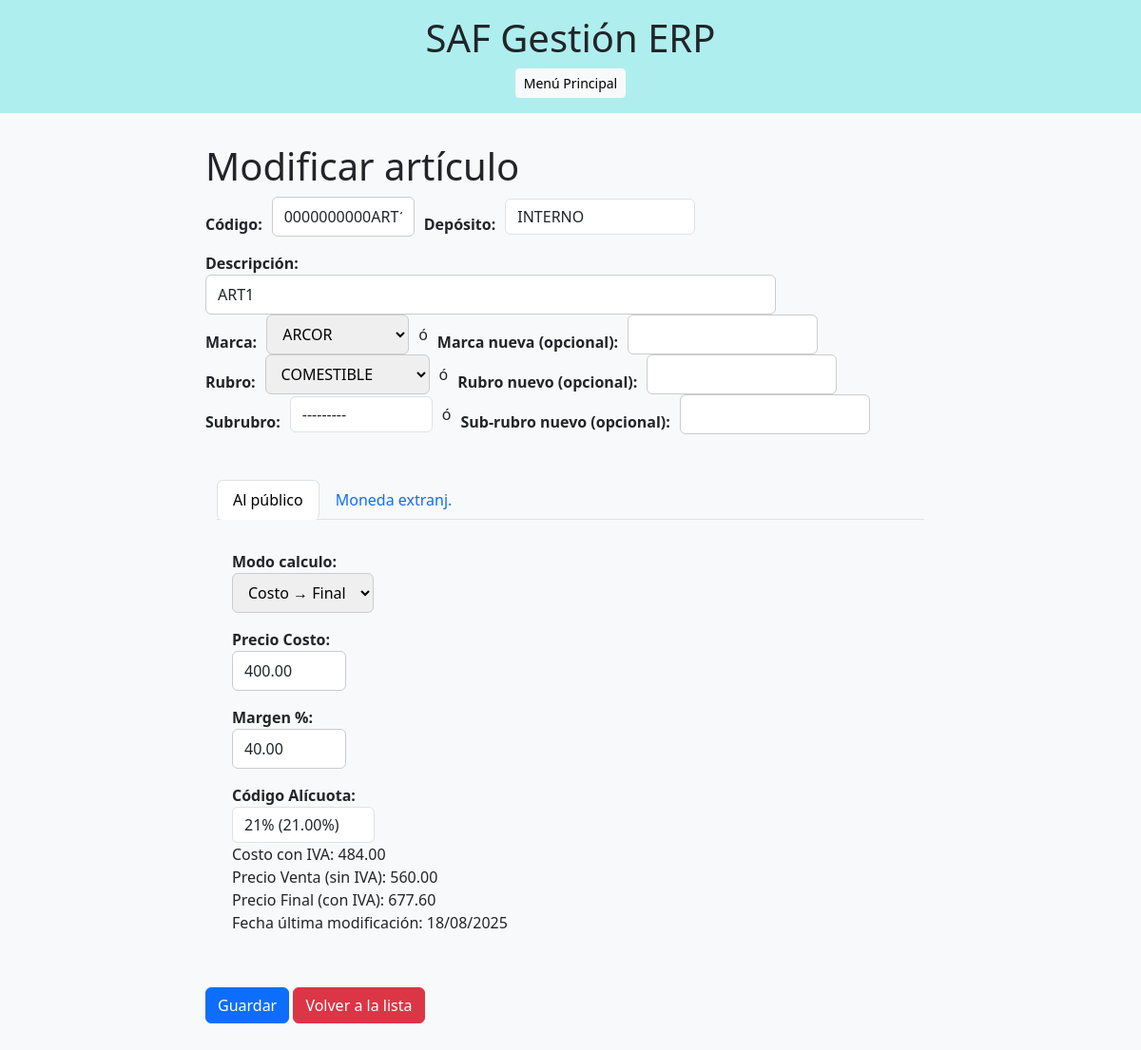
Page /modificar/15/ (signed in) on the committed database.
### articulos/models.py (models this page shows, shortened)
class UpperCaseMixin:
    def save(self, *args, **kwargs):
        for field in self._meta.fields:
            if isinstance(field, models.CharField) and getattr(self, field.name):
                setattr(self, field.name, getattr(self, field.name).upper())
        super().save(*args, **kwargs)

class Articulo(UpperCaseMixin, models.Model):
    codart = models.CharField(
        "Código",
        max_length=14,
        unique=True,
        validators=[
            RegexValidator(
                regex=r'^[A-Z0-9]+$',
                message='Solo se permiten letras mayúsculas y números.'
            )
        ],
        help_text='14 caracteres, se completa con ceros a la izquierda.'
    )
    descrip = models.CharField("Descripción", max_length=80)
    marca = models.ForeignKey('Marca', on_delete=models.PROTECT, blank=True, null=True)
    rubro = models.ForeignKey('Rubro', on_delete=models.PROTECT, blank=True, null=True)
    subrubro = models.ForeignKey('Subrubro', on_delete=models.PROTECT, blank=True, null=True)
    precosto = models.DecimalField("Precio Costo", max_digits=12, decimal_places=2, validators=[MinValueValidator(0)])
    margen = models.DecimalField("Margen %", max_digits=6, decimal_places=2, default=0)
    ncodalic = models.ForeignKey('Alicuota', verbose_name="Código Alícuota", on_delete=models.PROTECT)
    alic = models.DecimalField("% Alícuota", max_digits=5, decimal_places=2, editable=False, null=True, default=0)
    costoiva = models.DecimalField("Costo con IVA", max_digits=12, decimal_places=2, null=True, default=0)
    preventa = models.DecimalField("Precio Venta (sin IVA)", max_digits=12, decimal_places=2, null=True, default=0)
    prefinal = models.DecimalField(
        "Precio Final (con IVA)",
        max_digits=12,
        decimal_places=2,
        null=True,
        default=0,
        blank=True,
        validators=[MinValueValidator(0)]
    )
    fecultmod = models.DateField(null=True, blank=True)
    modo_calculo = models.CharField(
        max_length=1,
        choices=[('C', 'Costo → Final'), ('F', 'Final → Costo')],
        default='C'
    )
    def save(self, *args, **kwargs):
        self.codart = self.codart.upper().zfill(14)
        alic = Decimal(str(self.ncodalic.nporc or "0"))
        margen = Decimal(str(self.margen or "0"))
        precosto = Decimal(str(self.precosto or "0"))
        self.alic = alic
        self.costoiva = precosto * (Decimal("1") + alic / Decimal("100"))
        if self.modo_calculo == 'C':
            self.preventa = precosto * (Decimal("1") + margen / Decimal("100"))
            self.prefinal = self.preventa * (Decimal("1") + alic / Decimal("100"))
        else:
            prefinal = Decimal(str(self.prefinal or "0"))
            self.preventa = prefinal / (Decimal("1") + alic / Decimal("100"))
            self.precosto = self.preventa / (Decimal("1") + margen / Decimal("100"))
        self.precosto = Decimal(str(self.precosto)).quantize(Decimal("0.01"), rounding=ROUND_HALF_UP)
        self.preventa = Decimal(str(self.preventa)).quantize(Decimal("0.01"), rounding=ROUND_HALF_UP)
        self.costoiva = Decimal(str(self.costoiva)).quantize(Decimal("0.01"), rounding=ROUND_HALF_UP)
        self.prefinal = Decimal(str(self.prefinal)).quantize(Decimal("0.01"), rounding=ROUND_HALF_UP)
        if self.pk:
            original = Articulo.objects.get(pk=self.pk)
            if (
                original.precosto != self.precosto or
                original.margen != self.margen or
                original.prefinal != self.prefinal
            ):
                self.fecultmod = timezone.now().date()
        else:
            self.fecultmod = timezone.now().date()
        super().save(*args, **kwargs)

class Alicuota(models.Model):
    ncodalic = models.IntegerField(primary_key=True)
    descrip = models.CharField("Descripción", max_length=50)
    nporc = models.DecimalField("Porcentaje", max_digits=5, decimal_places=2)
    class Meta:
        verbose_name = "Alícuota IVA"
        ordering = ['ncodalic']
    def __str__(self):
        return f"{self.descrip} ({self.nporc}%)"

### articulos/views.py (the view)
# urls.py: path('modificar/<int:pk>/', views.modificar_articulo, name='modificar_articulo'),
def modificar_articulo(request, pk):
    if not request.session.get('usuario_autenticado'):
        return redirect('login')
    articulo = get_object_or_404(Articulo, pk=pk)
    if request.method == 'POST':
        form = ArticuloForm(request.POST, instance=articulo)
        if form.is_valid():
            articulo = form.save(commit=False)
            articulo.precosto = round(float(articulo.precosto), 2)
            articulo.margen = round(float(articulo.margen), 2)
            articulo.prefinal = round(float(articulo.prefinal or 0), 2) if articulo.prefinal else None
            articulo.save()
            return redirect('lista_articulos')
    else:
        articulo.save()
        form = ArticuloForm(instance=articulo)
    return render(request, 'articulos/formulario.html', {
        'form': form,
        'titulo': 'Editar artículo',
        'es_edicion': True  # <-- nuevo flag
    })

### articulos/models.py (called while the page is built)
    def __str__(self):
        return f"{self.rubro.nombre} - {self.nombre}"

    def __str__(self):
        return self.nombre

    def __str__(self):
        return self.nombre

### articulos/templates/articulos/formulario.html (shortened to what this page needs)
{% extends "articulos/base.html" %}
{% load widget_tweaks %}
{% block content %}
<div class="list-container">
    <div class="list-card">
        <h1>{% if form.instance.pk %}Modificar artículo{% else %}Agregar artículo{% endif %}</h1>
        <form method="post" id="articuloForm">
            <div class="form-group" style="display:flex; align-items:center; gap:10px;">
                {{ form.codart.label_tag }} {{ form.codart }}
                {{ form.deposito.label_tag }} {{ form.deposito }}
            </div>
            <div class="form-group">
                {{ form.descrip.label_tag }} {{ form.descrip }}
            </div>
            <div class="form-group" style="display:flex; align-items:center; gap:10px;">
                {{ form.marca.label_tag }} {{ form.marca }} ó
                {{ form.marca_nueva.label_tag }} {{ form.marca_nueva }}
            </div>
            <div class="form-group" style="display:flex; align-items:center; gap:10px;">
                {{ form.rubro.label_tag }} {{ form.rubro }} ó
                {{ form.rubro_nueva.label_tag }} {{ form.rubro_nueva }}
            </div>
            <div class="form-group" style="display:flex; align-items:center; gap:10px;">
                {{ form.subrubro.label_tag }} {{ form.subrubro }} ó
                {{ form.subrubro_nueva.label_tag }} {{ form.subrubro_nueva }}
            </div>
            <div class="container mt-4">
                <ul class="nav nav-tabs" id="articuloTabs" role="tablist">
                    <li class="nav-item" role="presentation">
                        <button class="nav-link active" id="page1-tab" data-bs-toggle="tab" data-bs-target="#page1" type="button" role="tab">Al público</button>
                    </li>
                    <li class="nav-item" role="presentation">
                        <button class="nav-link" id="page2-tab" data-bs-toggle="tab" data-bs-target="#page2" type="button" role="tab">Moneda extranj.</button>
                    </li>
                </ul>
                <div class="tab-content" id="articuloTabsContent">
                    <div class="tab-pane fade show active p-3" id="page1" role="tabpanel">
                        {% include "articulos/_form_precio.html" %}
                    </div>
                </div>
            </div>
            <div class="actions mt-3">
                <button type="submit" class="btn btn-primary">Guardar</button>
                <button type="button" class="btn btn-danger" onclick="window.location.href='{% url 'lista_articulos' %}'">
                    Volver a la lista
                </button>
            </div>
        </form>
    </div>
</div>
{% endblock %}

### articulos/templates/articulos/_form_precio.html (shortened to what this page needs)
<div class="form-group">
	{{ form.modo_calculo.label_tag }} {{ form.modo_calculo }}
</div>
<div class="form-group">
	{{ form.precosto.label_tag }} {{ form.precosto }}
</div>
<div class="form-group">
	{{ form.margen.label_tag }} {{ form.margen }}
</div>
<div class="form-group">
	{{ form.ncodalic.label_tag }} {{ form.ncodalic }}
</div>
<div class="form-group">
	Costo con IVA: <span id="costoiva">{{ form.instance.costoiva|default:"0.00" }}</span>
</div>
<div class="form-group">
	Precio Venta (sin IVA): <span id="preventa">{{ form.instance.preventa|default:"0.00" }}</span>
</div>
<div class="form-group">
	Precio Final (con IVA):
	{% if form.instance.modo_calculo == 'C' %}
		<span id="prefinal-display">{{ form.instance.prefinal|default:"0.00" }}</span>
	{% else %}
		<input type="text" name="{{ form.prefinal.name }}" id="prefinal-input" value="{{ form.prefinal.value|default_if_none:'' }}" step="0.01" />
	{% endif %}
</div>
<div class="form-group">
    Fecha última modificación:
    <span id="fecultmod">{{ form.instance.fecultmod|date:"d/m/Y" }}</span>
</div>

### articulos/static/articulos/css/styles.css (style rules this page uses)
body, input, button, label, textarea, select { font-family: 'Segoe UI', Arial, Helvetica, sans-serif !important; }
body { background-color: #f8f9fa; color: #212529; margin: 0; padding: 0; }
form label { display: block; margin-top: 1rem; font-weight: bold; }
form input[type="text"], form input[type="number"], form input[type="password"], form select, form textarea { font-size: 1rem; border: 1px solid #ccc; border-radius: 6px; padding: 0.5rem 0.75rem; transition: all 0.2s ease-in-out; width: auto; }
form input[type="submit"], form button { margin-top: 1.5rem; border: none; border-radius: 6px; padding: 0.6rem 1rem; background-color: #0078D7; color: #fff; cursor: pointer; transition: background-color 0.2s; }

### articulos/templates/articulos/base.html (style rules this page uses)
body, input, select, textarea, button { font-family: 'Segoe UI', Tahoma, Geneva, Verdana, sans-serif; }

### rows in the picture
Articulo: codart "0000000000ART1", descrip "ART1", marca "ARCOR", rubro "COMESTIBLE", subrubro "---------", modo_calculo "Costo → Final", precosto "400.00", margen "40.00", instance.costoiva "484.00", instance.preventa "560.00", instance.prefinal "677.60", instance.fecultmod "18/08/2025"
Alicuota: ncodalic "21% (21.00%)"
